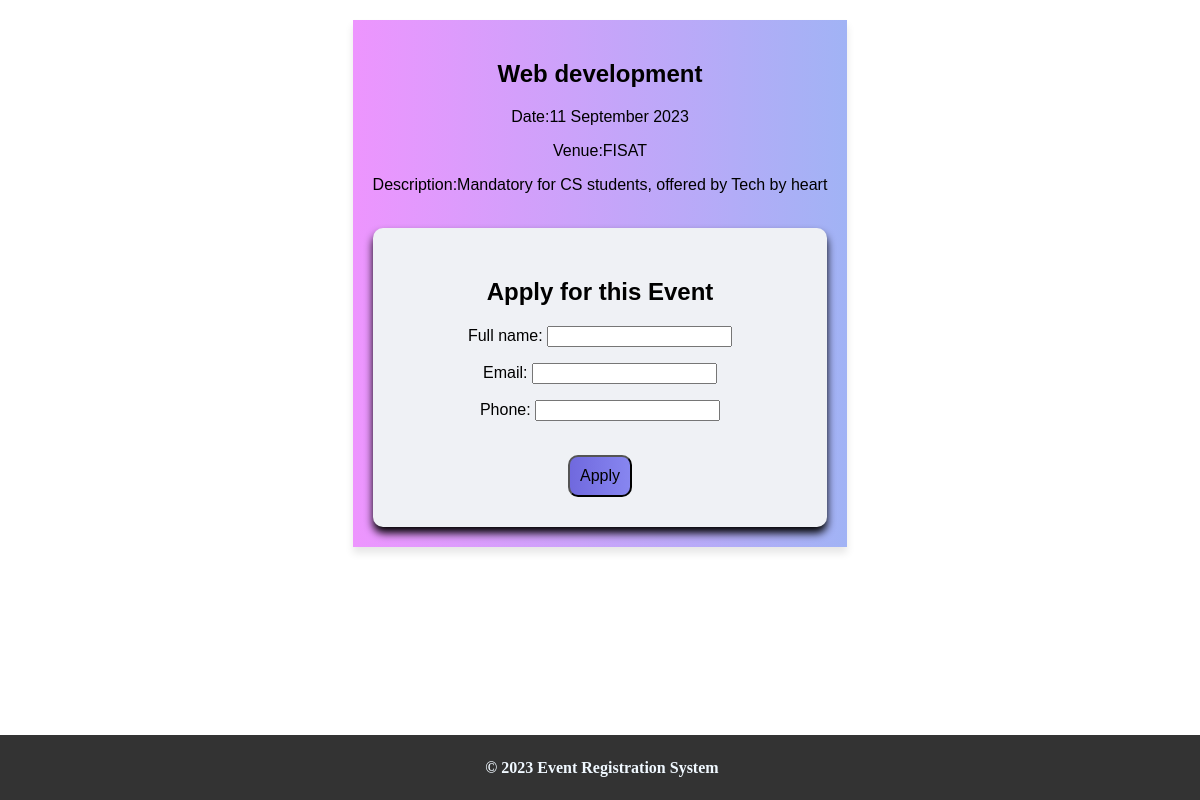
/event-detail/1, run on the app's committed database.
### eventapp/models.py (models this page shows, shortened)
class Event(models.Model):
    event_title=models.CharField(max_length=120)
    location=models.CharField(max_length=100)
    date =models.CharField(max_length=100)
    description=models.TextField()

### eventapp/views.py (the view)
# urls.py: path('event-detail/<int:pk>',views.eventdetail1,name='eventdetail'),
def eventdetail1(request,pk):
    event_single=Event.objects.get(pk=pk)
    if request.method=='POST':
        form=Applicantform(request.POST)
        if form.is_valid():
            applicant=form.save(commit=False)
            applicant.event=event_single
            applicant.save()
    form=Applicantform()
    context={
        'event':event_single,
        'form':form
    }
    return render(request,'eventapp/detail1.html',context)

### eventapp/forms.py
class Applicantform(forms.ModelForm):
    class Meta:
        model=Applicant
        fields=['full_name','email','phone']

### eventapp/templates/eventapp/detail1.html (shortened to what this page needs)
<!DOCTYPE html>
{% load static %}
<html lang="en">
<head>
    <link rel="stylesheet" href="{% static 'style.css' %}">
</head>
<body>
    <section id="events">
        <div class="box1">
        <h1 class="heading">{{event.event_title}}</h1>
        <p>Date:{{event.date}} </p>
        <p>Venue:{{event.location}}</p>
        <p>Description:{{event.description}}</p>
        <br>
        <div class="box-card">
        <form action="{% url 'eventdetail' event.pk %}" method='POST'>
            <h2>Apply for this Event</h2>
            {{form.as_p}}
            <br>
            <input type="submit" id="submit" value="Apply">
        </form>
        </div>
    </div>
    </section>
    <footer>
        <h4> &copy 2023 Event Registration System</h4>
    </footer>
</body>
</html>

### eventapp/static/style.css (style rules this page uses)
body { margin:0; padding:0; }
footer { background-color:#333; text-align: center; color: aliceblue; padding: 2px; position:absolute; width:100%; bottom: 0; }
#events { margin-top: 20px; display:flex; justify-content: center; align-items: center; gap:50px; }
.box-card { background-color: rgb(239, 241, 245); box-shadow: 0 6px 8px rgba(0,0,1,1); padding:30px; border-radius: 10px; }
.box1 { background-color: rgb(142, 236, 162); text-align: center; padding: 20px; font-size: medium; box-shadow: 0 6px 8px rgba(0,0,0,0.1); font-family: 'Lato', sans-serif; font-family: 'Montserrat', sans-serif; background-image: linear-gradient(to right, rgb(237, 149, 254) , rgb(161, 179, 245)); }
#submit { background-image: linear-gradient(to right, rgb(112, 105, 222) , rgb(135, 134, 240)); font-weight: 300; font-size:medium; padding: 10px; border-radius: 10px; }

### data on the page
Event: event_title "Web development", date "11 September 2023", location "FISAT", description "Mandatory for CS students, offered by Tech by heart"
